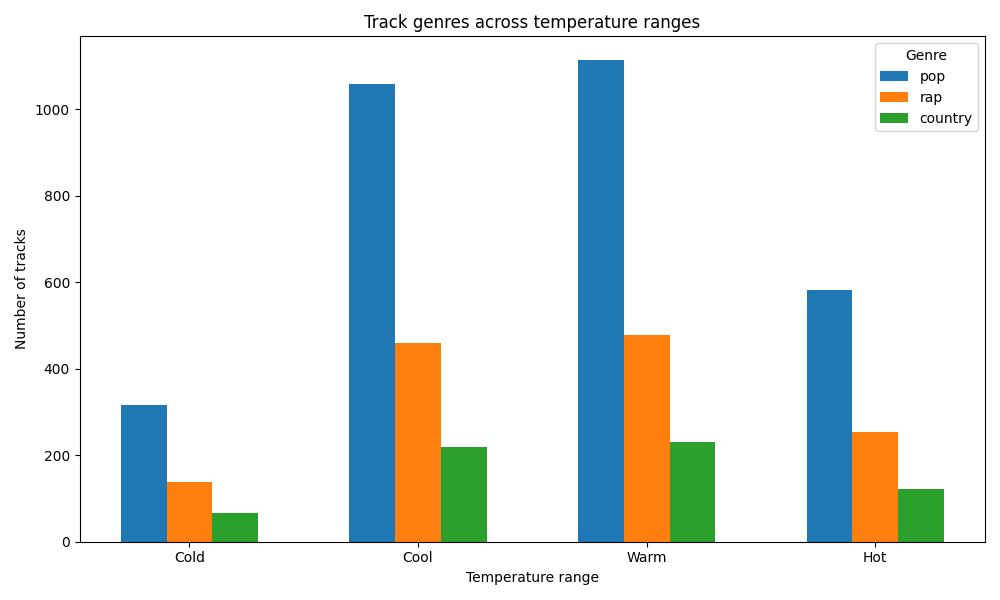

Write Python code to recreate this figure.
import sqlite3
import matplotlib.pyplot as plt
import csv

conn = sqlite3.connect("/Users/rubymckillips/Documents/201/Final-201-Project/final_project.db")
cur = conn.cursor()

query = """
WITH CountryTemps AS (
    SELECT
        l.country AS country_code,
        AVG(w.temp) AS avg_temp
    FROM Weather w
    JOIN Locations l ON w.location_id = l.id
    GROUP BY l.country
),
CountryTempRanges AS (
    SELECT
        country_code,
        avg_temp,
        CASE
            WHEN avg_temp < 5 THEN 'Cold'
            WHEN avg_temp BETWEEN 5 AND 15 THEN 'Cool'
            WHEN avg_temp BETWEEN 15 AND 25 THEN 'Warm'
            ELSE 'Hot'
        END AS temp_range
    FROM CountryTemps
)
SELECT
    ctr.temp_range,
    st.genre,
    COUNT(*) AS track_count
FROM CountryTempRanges ctr
JOIN TrackCountries tc
    ON tc.country_code = ctr.country_code
JOIN SpotifyTracks st
    ON st.id = tc.track_fk
GROUP BY ctr.temp_range, st.genre
ORDER BY ctr.temp_range, track_count DESC;
"""

cur.execute(query)
rows = cur.fetchall()
conn.close()

with open("genre_vs_temperature_range.csv", "w", newline="", encoding="utf-8") as f:
    writer = csv.writer(f)
    writer.writerow(["temp_range", "genre", "track_count"])
    for temp, genre, count in rows:
        writer.writerow([temp, genre, count])

temp_order = ['Cold', 'Cool', 'Warm', 'Hot']
temp_ranges = [t for t in temp_order if any(r[0] == t for r in rows)]

genres = sorted(set(r[1] for r in rows))

data_by_genre = {g: [0] * len(temp_ranges) for g in genres}

for temp, genre, count in rows:
    if temp in temp_ranges:
        idx = temp_ranges.index(temp)
        data_by_genre[genre][idx] = count

genre_totals = [(genre, sum(counts)) for genre, counts in data_by_genre.items()]
genre_totals.sort(key=lambda x: x[1], reverse=True)
top_genres = [g for g, _ in genre_totals[:3]]

print("Top genres:", top_genres)

x = range(len(temp_ranges))
width = 0.2

plt.figure(figsize=(10, 6))

for i, genre in enumerate(top_genres):
    offsets = [xi + (i - (len(top_genres) - 1) / 2) * width for xi in x]
    plt.bar(offsets, data_by_genre[genre], width=width, label=genre)

plt.xticks(list(x), temp_ranges)
plt.xlabel("Temperature range")
plt.ylabel("Number of tracks")
plt.title("Track genres across temperature ranges")
plt.legend(title="Genre")
plt.tight_layout()

plt.savefig("genre_vs_temperature_range.png")
plt.show()